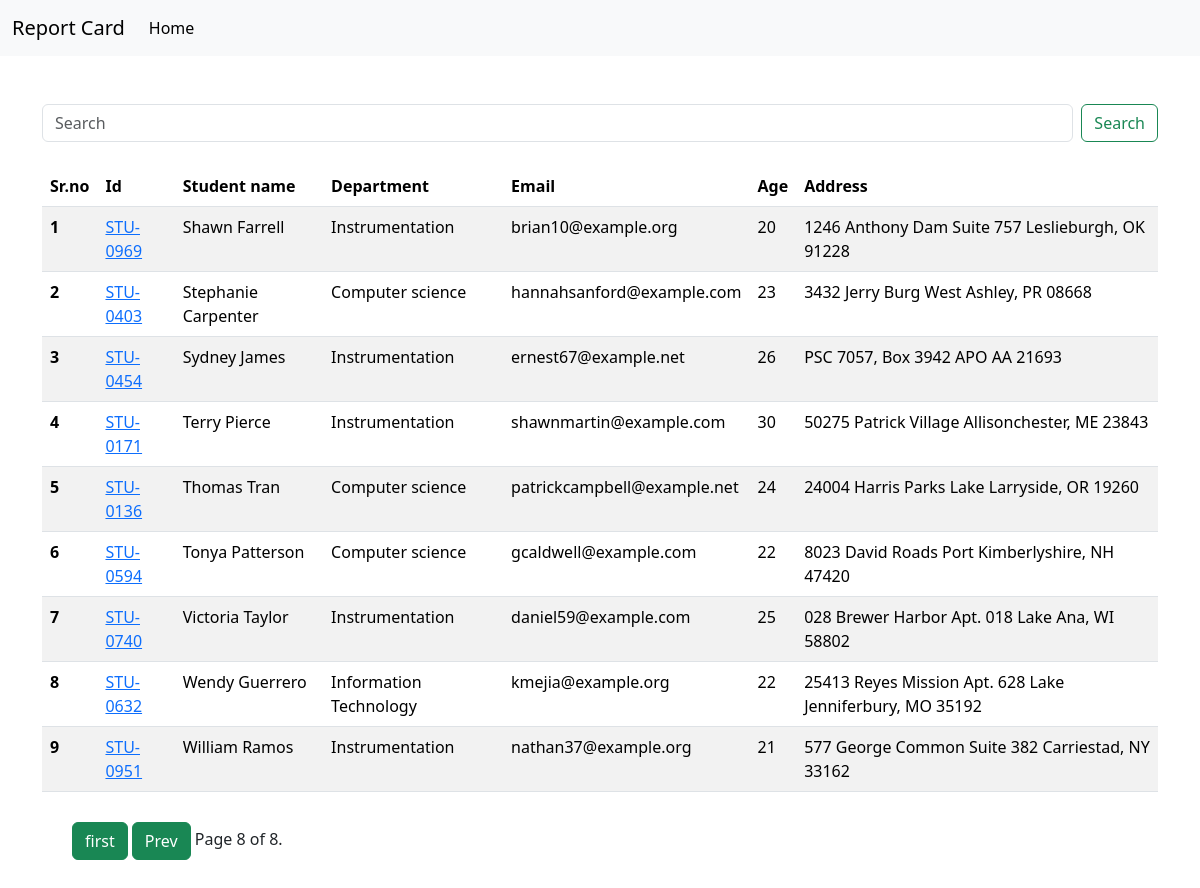
/?page=8, run on the app's committed database.
### student/models.py (models this page shows, shortened)
class Student(models.Model):
    department = models.ForeignKey(Department, on_delete=models.CASCADE, related_name='depart')
    studentid = models.OneToOneField(StudentId, on_delete=models.CASCADE, related_name='student')
    student_name = models.CharField(max_length=100)
    student_email = models.EmailField(unique=True)
    student_age = models.IntegerField(default=18)
    student_address = models.TextField()
    is_deleted = models.BooleanField(default=False)
    objects = StudentManager()
    admin_objects = models.Manager()
    class Meta:
        ordering = ['student_name']
        verbose_name = "student"

class StudentId(models.Model):
    studentid = models.CharField(max_length=100)
    def __str__(self):
        return self.studentid

class Department(models.Model):
    department = models.CharField(max_length=100)
    class Meta:
        ordering = ['department']

### student/views.py (the view)
# urls.py: path('', get_students),
def get_students(request):
    queryset = Student.objects.all()
    paginator = Paginator(queryset, 10)
    page_number = request.GET.get("page",1)
    page_obj = paginator.get_page(page_number)
    return render (request,'student.html',{'results':page_obj})

### student/models.py (called while the page is built)
    def get_queryset(self):
        return super().get_queryset().filter(is_deleted = False)

### student/templates/student.html (shortened to what this page needs)
{% extends "base.html" %}
{% block start %}
<div class="container my-2 mt-5">
  <form class="d-flex mt-4 my-4" role="search" method="GET" action="/search/">
    <input class="form-control me-2" type="search" name="search" placeholder="Search" aria-label="Search">
    <button class="btn btn-outline-success" type="submit">Search</button>
</form>
  <table class="table table-striped">
    <thead>
      <tr>
        <th scope="col">Sr.no</th>
        <th scope="col">Id</th>
        <th scope="col">Student name</th>
        <th scope="col">Department</th>
        <th scope="col">Email</th>
        <th scope="col">Age</th>
        <th scope="col">Address</th>
      </tr>
    </thead>
    <tbody>
      {% for student in results %}
      <tr>
        <th scope="row">{{ forloop.counter }}</th>
        <td>
          <a href="{% url 'see_mark' student.studentid %}">
            {{student.studentid}}
          </a>
        </td>
        <td>{{student.student_name}} </td>
        <td>{{student.department.department}} </td>
        <td>{{student.student_email}} </td>
        <td>{{student.student_age}} </td>
        <td>{{student.student_address}} </td>
      </tr>
      {% endfor %}
    </tbody>
  </table>
  <div class="pagination" style="margin: 30px;">
    <span class="step-links">
      {% if results.has_previous %}
      <a href="?page=1"><button class="btn btn-success" type="submit">first</button></a>
      <a href="?page={{ results.previous_page_number }}"><button class="btn btn-success" type="submit">Prev</button></a>
      {% endif %}
      <span class="current">
        Page {{ results.number }} of {{ results.paginator.num_pages }}.
      </span>
    </span>
  </div>
</div>
{% endblock %}

### data on the page
Student: studentid "STU-0969", student_name "Shawn Farrell", department.department "Instrumentation", student_email "brian10@example.org", student_age "20", student_address "1246 Anthony Dam Suite 757 Leslieburgh, OK 91228"
Student: studentid "STU-0403", student_name "Stephanie Carpenter", department.department "Computer science", student_email "hannahsanford@example.com", student_age "23", student_address "3432 Jerry Burg West Ashley, PR 08668"
Student: studentid "STU-0454", student_name "Sydney James", department.department "Instrumentation", student_email "ernest67@example.net", student_age "26", student_address "PSC 7057, Box 3942 APO AA 21693"
Student: studentid "STU-0171", student_name "Terry Pierce", department.department "Instrumentation", student_email "shawnmartin@example.com", student_age "30", student_address "50275 Patrick Village Allisonchester, ME 23843"
Student: studentid "STU-0136", student_name "Thomas Tran", department.department "Computer science", student_email "patrickcampbell@example.net", student_age "24", student_address "24004 Harris Parks Lake Larryside, OR 19260"
Student: studentid "STU-0594", student_name "Tonya Patterson", department.department "Computer science", student_email "gcaldwell@example.com", student_age "22", student_address "8023 David Roads Port Kimberlyshire, NH 47420"
Student: studentid "STU-0740", student_name "Victoria Taylor", department.department "Instrumentation", student_email "daniel59@example.com", student_age "25", student_address "028 Brewer Harbor Apt. 018 Lake Ana, WI 58802"
Student: studentid "STU-0632", student_name "Wendy Guerrero", department.department "Information Technology", student_email "kmejia@example.org", student_age "22", student_address "25413 Reyes Mission Apt. 628 Lake Jenniferbury, MO 35192"
Student: studentid "STU-0951", student_name "William Ramos", department.department "Instrumentation", student_email "nathan37@example.org", student_age "21", student_address "577 George Common Suite 382 Carriestad, NY 33162"

### other printed values
{{ results.number }} "8"
{{ results.paginator.num_pages }} "8"
